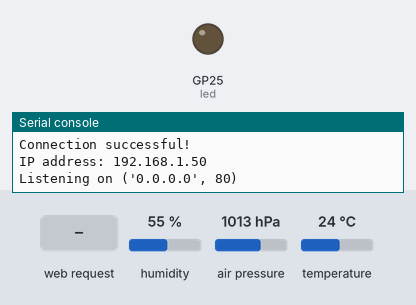
A program run on a simulated Raspberry Pi Pico running MicroPython. On the bench: output pins drawn as LEDs (lit = HIGH), the last lines printed to the serial console. The test bench sets the inputs (shaded band); at power-on: humidity 55 %, air pressure 1013 hPa, temperature 24 °C. WiFi joins after 1.5 s; values from a settings file that is not in the repository are placeholders.

Above: at 3.2 s.
3.3 s: HTTP request GET /lighton? received
At 4.5 s:
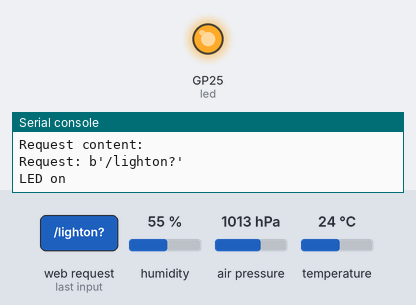
4.8 s: HTTP request GET /lightoff? received
At 5.7 s:
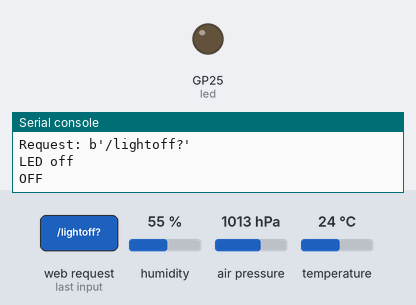
Timing chart, 0 to 7.8 s (numbered marks = the images above; inputs shaded):
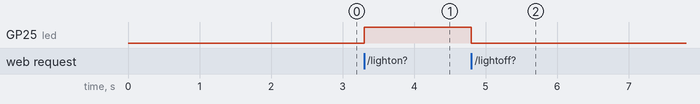

Measured:
- after the input at 3.3 s, GP25 (led): LOW → HIGH at once
- after the input at 4.8 s, GP25 (led): HIGH → LOW at once

The program:

11_3_web_server_led_sensor_readings.py
```python
# Rui Santos & Sara Santos - Random Nerd Tutorials
# Complete project details at https://RandomNerdTutorials.com/raspberry-pi-pico-w-micropython-ebook/

# Import necessary modules
import network
from config import wifi_ssid, wifi_password
import socket
from time import sleep
from machine import Pin, I2C
import BME280

# Create an LED object on pin 'LED'
led = Pin('LED', Pin.OUT)

# Initialize LED state
state = 'OFF'

# Initialize I2C communication
i2c = I2C(id=0, scl=Pin(5), sda=Pin(4), freq=10000)
bme = BME280.BME280(i2c=i2c, addr=0x76)

# Get sensor readings
def get_readings():
    temp = bme.temperature[:-1]
    hum = bme.humidity[:-1]
    pres = bme.pressure[:-3]
    return temp, hum, pres

# HTML template for the webpage
def webpage(state):
    #Get new sensor readings every time you serve the web page
    temperature, humidity, pressure = get_readings()
    html = f"""
        <!DOCTYPE html>
        <html>
        <head>
            <title>Pico Web Server</title>
            <meta name="viewport" content="width=device-width, initial-scale=1">
        </head>
        <body>
            <h1>Raspberry Pi Pico Web Server</h1>
            <h2>Led Control</h2>
            <form action="./lighton">
                <input type="submit" value="Light on" />
            </form>
            <br>
            <form action="./lightoff">
                <input type="submit" value="Light off" />
            </form>
            <p>LED state: {state}</p>
            <h2>BME280 Sensor Readings</h1>
            <p>Temperature: {temperature} &#176C</p>
            <p>Humidity: {humidity} %</p>
            <p>Pressure: {pressure} hPa</p>
            <form action="./">
                <input type="submit" value="Refresh" />
            </form>
        </body>
        </html>
        """
    return str(html)

# Init Wi-Fi Interface
def init_wifi(ssid, password):
    wlan = network.WLAN(network.STA_IF)
    wlan.active(True)
    # Connect to your network
    wlan.connect(ssid, password)
    # Wait for Wi-Fi connection
    connection_timeout = 10
    while connection_timeout > 0:
        print(wlan.status())
        if wlan.status() >= 3:
            break
        connection_timeout -= 1
        print('Waiting for Wi-Fi connection...')
        sleep(1)
    # Check if connection is successful
    if wlan.status() != 3:
        print('her')
        return False
    else:
        print('Connection successful!')
        network_info = wlan.ifconfig()
        print('IP address:', network_info[0])
        return True

if not init_wifi(wifi_ssid, wifi_password):
    print("Exiting program.")
else:
    try:
        # Set up socket and start listening
        addr = socket.getaddrinfo('0.0.0.0', 80)[0][-1]
        s = socket.socket()
        s.setsockopt(socket.SOL_SOCKET, socket.SO_REUSEADDR, 1)
        s.bind(addr)
        s.listen()
        print('Listening on', addr)

        # Main loop to listen for connections
        while True:
            try:
                conn, addr = s.accept()
                print('Got a connection from', addr)

                # Receive and parse the request
                request = conn.recv(1024)
                request_str = request.decode('utf-8')
                print('Request content:')

                try:
                    request = request.split()[1]
                    print('Request:', request)
                except IndexError:
                    pass

                # Process the request and update variables
                if request == b'/lighton?':
                    print('LED on')
                    led.value(1)
                    state = 'ON'
                elif request == b'/lightoff?':
                    print('LED off')
                    led.value(0)
                    state = 'OFF'
                    print(state)
                # Generate HTML response
                response = webpage(state)

                # Send the HTTP response and close the connection
                conn.send('HTTP/1.0 200 OK\r\nContent-type: text/html\r\n\r\n')
                conn.send(response)
                conn.close()

            except OSError as e:
                conn.close()
                print('Connection closed')

    except KeyboardInterrupt:
            print('Server stopped by user.')
```
